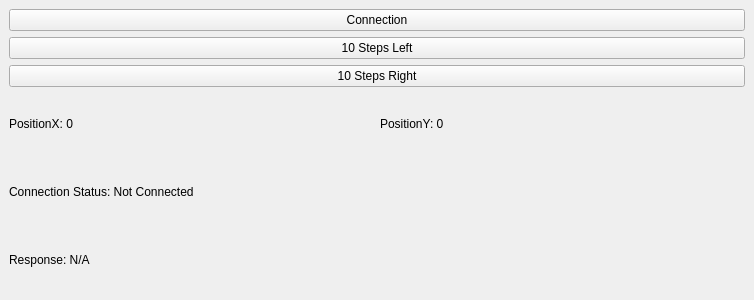
<?xml version="1.0" encoding="UTF-8"?>
<ui version="4.0">
 <class>MainWindow</class>
 <widget class="QMainWindow" name="MainWindow">
  <property name="geometry">
   <rect>
    <x>0</x>
    <y>0</y>
    <width>754</width>
    <height>300</height>
   </rect>
  </property>
  <property name="windowTitle">
   <string>MainWindow</string>
  </property>
  <widget class="QWidget" name="centralwidget">
   <layout class="QVBoxLayout" name="verticalLayout">
    <item>
     <widget class="QPushButton" name="pushButton">
      <property name="text">
       <string>Connection</string>
      </property>
     </widget>
    </item>
    <item>
     <widget class="QPushButton" name="ten_left">
      <property name="text">
       <string>10 Steps Left</string>
      </property>
     </widget>
    </item>
    <item>
     <widget class="QPushButton" name="ten_right">
      <property name="text">
       <string>10 Steps Right</string>
      </property>
     </widget>
    </item>
    <item>
     <layout class="QHBoxLayout" name="horizontalLayout">
      <item>
       <widget class="QLabel" name="label">
        <property name="text">
         <string>PositionX: 0</string>
        </property>
       </widget>
      </item>
      <item>
       <widget class="QLabel" name="label_2">
        <property name="text">
         <string>PositionY: 0</string>
        </property>
       </widget>
      </item>
     </layout>
    </item>
    <item>
     <widget class="QLabel" name="connectionStatusLabel">
      <property name="text">
       <string>Connection Status: Not Connected</string>
      </property>
     </widget>
    </item>
    <item>
     <widget class="QLabel" name="responseLabel">
      <property name="text">
       <string>Response: N/A</string>
      </property>
     </widget>
    </item>
   </layout>
  </widget>
 </widget>
 <resources/>
 <connections/>
</ui>
